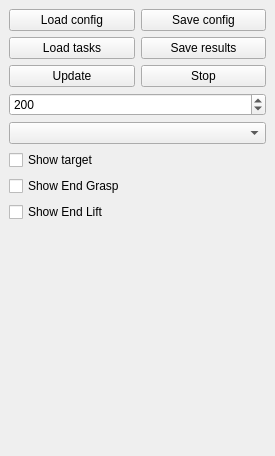
<?xml version="1.0" encoding="UTF-8"?>
<ui version="4.0">
 <class>SimTaskVisPlugin</class>
 <widget class="QDockWidget" name="SimTaskVisPlugin">
  <property name="geometry">
   <rect>
    <x>0</x>
    <y>0</y>
    <width>275</width>
    <height>456</height>
   </rect>
  </property>
  <property name="windowTitle">
   <string>DockWidget</string>
  </property>
  <widget class="QWidget" name="dockWidgetContents">
   <layout class="QVBoxLayout" name="verticalLayout_2">
    <item>
     <layout class="QVBoxLayout" name="verticalLayout">
      <item>
       <layout class="QGridLayout" name="gridLayout">
        <item row="1" column="0">
         <widget class="QPushButton" name="_loadTaskBtn">
          <property name="text">
           <string>Load tasks</string>
          </property>
         </widget>
        </item>
        <item row="3" column="0">
         <widget class="QPushButton" name="_updateBtn">
          <property name="text">
           <string>Update</string>
          </property>
         </widget>
        </item>
        <item row="3" column="1">
         <widget class="QPushButton" name="_stopBtn">
          <property name="text">
           <string>Stop</string>
          </property>
         </widget>
        </item>
        <item row="1" column="1">
         <widget class="QPushButton" name="_saveResultBtn">
          <property name="text">
           <string>Save results</string>
          </property>
         </widget>
        </item>
        <item row="0" column="0">
         <widget class="QPushButton" name="_loadConfigBtn">
          <property name="text">
           <string>Load config</string>
          </property>
         </widget>
        </item>
        <item row="0" column="1">
         <widget class="QPushButton" name="_saveConfigBtn">
          <property name="text">
           <string>Save config</string>
          </property>
         </widget>
        </item>
       </layout>
      </item>
      <item>
       <widget class="QSpinBox" name="_nrOfTargetSpin">
        <property name="minimum">
         <number>1</number>
        </property>
        <property name="maximum">
         <number>1000000</number>
        </property>
        <property name="singleStep">
         <number>10</number>
        </property>
        <property name="value">
         <number>200</number>
        </property>
       </widget>
      </item>
      <item>
       <widget class="QComboBox" name="_frameSelectBox"/>
      </item>
      <item>
       <widget class="QCheckBox" name="_showTargetBox">
        <property name="text">
         <string>Show target</string>
        </property>
       </widget>
      </item>
      <item>
       <widget class="QCheckBox" name="_showEndGraspTargetBox">
        <property name="text">
         <string>Show End Grasp</string>
        </property>
       </widget>
      </item>
      <item>
       <widget class="QCheckBox" name="_showEndLiftTargetBox">
        <property name="text">
         <string>Show End Lift</string>
        </property>
       </widget>
      </item>
      <item>
       <spacer name="verticalSpacer">
        <property name="orientation">
         <enum>Qt::Vertical</enum>
        </property>
        <property name="sizeHint" stdset="0">
         <size>
          <width>20</width>
          <height>40</height>
         </size>
        </property>
       </spacer>
      </item>
     </layout>
    </item>
   </layout>
  </widget>
 </widget>
 <resources/>
 <connections/>
</ui>
